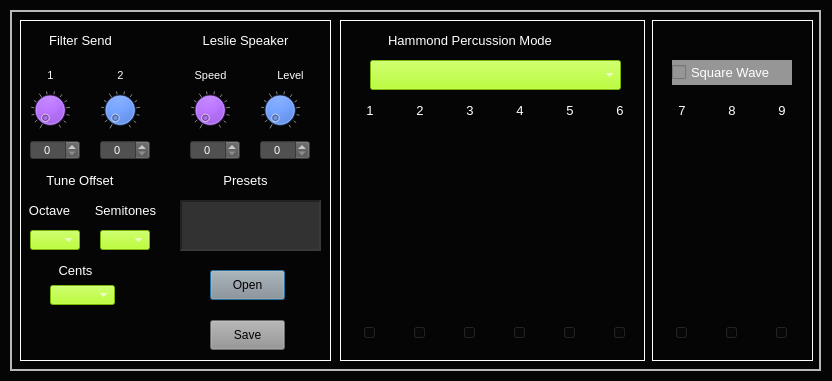
<?xml version="1.0" encoding="UTF-8"?>
<ui version="4.0">
 <class>Dialog_HammondOrgan</class>
 <widget class="QDialog" name="Dialog_HammondOrgan">
  <property name="geometry">
   <rect>
    <x>0</x>
    <y>0</y>
    <width>832</width>
    <height>381</height>
   </rect>
  </property>
  <property name="windowTitle">
   <string>Hammond Organ</string>
  </property>
  <property name="styleSheet">
   <string notr="true">background-color: rgb(5,5,5);</string>
  </property>
  <widget class="QFrame" name="frame_AnalogSynthSources_VCO1">
   <property name="geometry">
    <rect>
     <x>10</x>
     <y>10</y>
     <width>811</width>
     <height>361</height>
    </rect>
   </property>
   <property name="styleSheet">
    <string notr="true">background-color: rgb(5,5,5);</string>
   </property>
   <property name="frameShape">
    <enum>QFrame::Box</enum>
   </property>
   <property name="frameShadow">
    <enum>QFrame::Raised</enum>
   </property>
   <property name="lineWidth">
    <number>0</number>
   </property>
   <property name="midLineWidth">
    <number>2</number>
   </property>
   <widget class="CustomFrame" name="frame_HammondControl">
    <property name="geometry">
     <rect>
      <x>10</x>
      <y>10</y>
      <width>311</width>
      <height>341</height>
     </rect>
    </property>
    <property name="styleSheet">
     <string notr="true">color: rgb(255, 255, 255);</string>
    </property>
    <property name="frameShape">
     <enum>QFrame::Panel</enum>
    </property>
    <property name="frameShadow">
     <enum>QFrame::Plain</enum>
    </property>
    <property name="lineWidth">
     <number>1</number>
    </property>
    <property name="midLineWidth">
     <number>1</number>
    </property>
    <widget class="CustomSpinBox" name="spinBox_HammondSendFilter2">
     <property name="geometry">
      <rect>
       <x>80</x>
       <y>120</y>
       <width>50</width>
       <height>20</height>
      </rect>
     </property>
     <property name="font">
      <font>
       <pointsize>8</pointsize>
      </font>
     </property>
     <property name="focusPolicy">
      <enum>Qt::NoFocus</enum>
     </property>
     <property name="styleSheet">
      <string notr="true">background-color: rgb(80,80,80);
color: rgb(255, 255, 255);</string>
     </property>
     <property name="alignment">
      <set>Qt::AlignCenter</set>
     </property>
     <property name="readOnly">
      <bool>false</bool>
     </property>
     <property name="accelerated">
      <bool>true</bool>
     </property>
     <property name="maximum">
      <number>100</number>
     </property>
     <property name="value">
      <number>0</number>
     </property>
    </widget>
    <widget class="CustomDial" name="dial_HammondSendFilter2">
     <property name="geometry">
      <rect>
       <x>80</x>
       <y>70</y>
       <width>40</width>
       <height>40</height>
      </rect>
     </property>
     <property name="focusPolicy">
      <enum>Qt::NoFocus</enum>
     </property>
     <property name="styleSheet">
      <string notr="true">background-color: rgb(0, 85, 255);</string>
     </property>
     <property name="maximum">
      <number>100</number>
     </property>
     <property name="value">
      <number>0</number>
     </property>
     <property name="wrapping">
      <bool>false</bool>
     </property>
     <property name="notchTarget">
      <double>8.000000000000000</double>
     </property>
     <property name="notchesVisible">
      <bool>true</bool>
     </property>
    </widget>
    <widget class="CustomSpinBox" name="spinBox_HammondSendFilter1">
     <property name="geometry">
      <rect>
       <x>10</x>
       <y>120</y>
       <width>50</width>
       <height>20</height>
      </rect>
     </property>
     <property name="font">
      <font>
       <pointsize>8</pointsize>
      </font>
     </property>
     <property name="focusPolicy">
      <enum>Qt::NoFocus</enum>
     </property>
     <property name="styleSheet">
      <string notr="true">background-color: rgb(80,80,80);
color: rgb(255, 255, 255);</string>
     </property>
     <property name="alignment">
      <set>Qt::AlignCenter</set>
     </property>
     <property name="readOnly">
      <bool>false</bool>
     </property>
     <property name="accelerated">
      <bool>true</bool>
     </property>
     <property name="maximum">
      <number>100</number>
     </property>
     <property name="value">
      <number>0</number>
     </property>
    </widget>
    <widget class="QLabel" name="label_5">
     <property name="geometry">
      <rect>
       <x>15</x>
       <y>10</y>
       <width>91</width>
       <height>21</height>
      </rect>
     </property>
     <property name="font">
      <font>
       <pointsize>10</pointsize>
      </font>
     </property>
     <property name="styleSheet">
      <string notr="true">color: rgb(255, 255, 255);</string>
     </property>
     <property name="text">
      <string>Filter Send</string>
     </property>
     <property name="alignment">
      <set>Qt::AlignCenter</set>
     </property>
    </widget>
    <widget class="CustomDial" name="dial_HammondSendFilter1">
     <property name="geometry">
      <rect>
       <x>10</x>
       <y>70</y>
       <width>40</width>
       <height>40</height>
      </rect>
     </property>
     <property name="focusPolicy">
      <enum>Qt::NoFocus</enum>
     </property>
     <property name="styleSheet">
      <string notr="true">background-color: rgb(170, 85, 255);</string>
     </property>
     <property name="maximum">
      <number>100</number>
     </property>
     <property name="value">
      <number>0</number>
     </property>
     <property name="wrapping">
      <bool>false</bool>
     </property>
     <property name="notchTarget">
      <double>8.000000000000000</double>
     </property>
     <property name="notchesVisible">
      <bool>true</bool>
     </property>
    </widget>
    <widget class="QLabel" name="label_51">
     <property name="geometry">
      <rect>
       <x>20</x>
       <y>40</y>
       <width>21</width>
       <height>31</height>
      </rect>
     </property>
     <property name="font">
      <font>
       <pointsize>8</pointsize>
      </font>
     </property>
     <property name="styleSheet">
      <string notr="true">color: rgb(255, 255, 255);</string>
     </property>
     <property name="text">
      <string>1</string>
     </property>
     <property name="alignment">
      <set>Qt::AlignCenter</set>
     </property>
    </widget>
    <widget class="QLabel" name="label_52">
     <property name="geometry">
      <rect>
       <x>90</x>
       <y>40</y>
       <width>21</width>
       <height>31</height>
      </rect>
     </property>
     <property name="font">
      <font>
       <pointsize>8</pointsize>
      </font>
     </property>
     <property name="styleSheet">
      <string notr="true">color: rgb(255, 255, 255);</string>
     </property>
     <property name="text">
      <string>2</string>
     </property>
     <property name="alignment">
      <set>Qt::AlignCenter</set>
     </property>
    </widget>
    <widget class="CustomComboBox" name="comboBox_HammondTuneCents">
     <property name="geometry">
      <rect>
       <x>30</x>
       <y>265</y>
       <width>65</width>
       <height>20</height>
      </rect>
     </property>
     <property name="font">
      <font>
       <pointsize>8</pointsize>
      </font>
     </property>
     <property name="focusPolicy">
      <enum>Qt::NoFocus</enum>
     </property>
     <property name="styleSheet">
      <string notr="true">selection-background-color: rgb(255, 0, 0);
border-color: rgb(0, 0, 0);
background-color: rgb(170, 255, 0);
</string>
     </property>
     <property name="currentText">
      <string/>
     </property>
     <property name="currentIndex">
      <number>-1</number>
     </property>
     <property name="maxVisibleItems">
      <number>4</number>
     </property>
    </widget>
    <widget class="QLabel" name="label_12">
     <property name="geometry">
      <rect>
       <x>10</x>
       <y>150</y>
       <width>100</width>
       <height>20</height>
      </rect>
     </property>
     <property name="font">
      <font>
       <pointsize>10</pointsize>
      </font>
     </property>
     <property name="styleSheet">
      <string notr="true">color: rgb(255, 255, 255);</string>
     </property>
     <property name="text">
      <string>Tune Offset</string>
     </property>
     <property name="alignment">
      <set>Qt::AlignCenter</set>
     </property>
    </widget>
    <widget class="CustomComboBox" name="comboBox_HammondTuneSemitones">
     <property name="geometry">
      <rect>
       <x>80</x>
       <y>210</y>
       <width>50</width>
       <height>20</height>
      </rect>
     </property>
     <property name="font">
      <font>
       <pointsize>8</pointsize>
      </font>
     </property>
     <property name="focusPolicy">
      <enum>Qt::NoFocus</enum>
     </property>
     <property name="styleSheet">
      <string notr="true">selection-background-color: rgb(255, 0, 0);
border-color: rgb(0, 0, 0);
background-color: rgb(170, 255, 0);
</string>
     </property>
     <property name="currentText">
      <string/>
     </property>
     <property name="currentIndex">
      <number>-1</number>
     </property>
     <property name="maxVisibleItems">
      <number>4</number>
     </property>
    </widget>
    <widget class="QLabel" name="label_9">
     <property name="geometry">
      <rect>
       <x>4</x>
       <y>180</y>
       <width>51</width>
       <height>21</height>
      </rect>
     </property>
     <property name="font">
      <font>
       <pointsize>10</pointsize>
      </font>
     </property>
     <property name="styleSheet">
      <string notr="true">color: rgb(255, 255, 255);</string>
     </property>
     <property name="text">
      <string>Octave</string>
     </property>
     <property name="alignment">
      <set>Qt::AlignCenter</set>
     </property>
    </widget>
    <widget class="CustomComboBox" name="comboBox_HammondTuneOctave">
     <property name="geometry">
      <rect>
       <x>10</x>
       <y>210</y>
       <width>50</width>
       <height>20</height>
      </rect>
     </property>
     <property name="font">
      <font>
       <pointsize>8</pointsize>
      </font>
     </property>
     <property name="focusPolicy">
      <enum>Qt::NoFocus</enum>
     </property>
     <property name="styleSheet">
      <string notr="true">selection-background-color: rgb(255, 0, 0);
border-color: rgb(0, 0, 0);
background-color: rgb(170, 255, 0);
</string>
     </property>
     <property name="currentText">
      <string/>
     </property>
     <property name="currentIndex">
      <number>-1</number>
     </property>
     <property name="maxVisibleItems">
      <number>4</number>
     </property>
    </widget>
    <widget class="QLabel" name="label_10">
     <property name="geometry">
      <rect>
       <x>70</x>
       <y>180</y>
       <width>71</width>
       <height>21</height>
      </rect>
     </property>
     <property name="font">
      <font>
       <pointsize>10</pointsize>
      </font>
     </property>
     <property name="styleSheet">
      <string notr="true">color: rgb(255, 255, 255);</string>
     </property>
     <property name="text">
      <string>Semitones</string>
     </property>
     <property name="alignment">
      <set>Qt::AlignCenter</set>
     </property>
    </widget>
    <widget class="QLabel" name="label_11">
     <property name="geometry">
      <rect>
       <x>30</x>
       <y>240</y>
       <width>51</width>
       <height>21</height>
      </rect>
     </property>
     <property name="font">
      <font>
       <pointsize>10</pointsize>
      </font>
     </property>
     <property name="styleSheet">
      <string notr="true">color: rgb(255, 255, 255);</string>
     </property>
     <property name="text">
      <string>Cents</string>
     </property>
     <property name="alignment">
      <set>Qt::AlignCenter</set>
     </property>
    </widget>
    <widget class="CustomSpinBox" name="spinBox_HammondLeslieLevel">
     <property name="geometry">
      <rect>
       <x>240</x>
       <y>120</y>
       <width>50</width>
       <height>20</height>
      </rect>
     </property>
     <property name="font">
      <font>
       <pointsize>8</pointsize>
      </font>
     </property>
     <property name="focusPolicy">
      <enum>Qt::NoFocus</enum>
     </property>
     <property name="styleSheet">
      <string notr="true">background-color: rgb(80,80,80);
color: rgb(255, 255, 255);</string>
     </property>
     <property name="alignment">
      <set>Qt::AlignCenter</set>
     </property>
     <property name="readOnly">
      <bool>false</bool>
     </property>
     <property name="accelerated">
      <bool>true</bool>
     </property>
     <property name="maximum">
      <number>100</number>
     </property>
     <property name="value">
      <number>0</number>
     </property>
    </widget>
    <widget class="QLabel" name="label_53">
     <property name="geometry">
      <rect>
       <x>240</x>
       <y>40</y>
       <width>61</width>
       <height>31</height>
      </rect>
     </property>
     <property name="font">
      <font>
       <pointsize>8</pointsize>
      </font>
     </property>
     <property name="styleSheet">
      <string notr="true">color: rgb(255, 255, 255);</string>
     </property>
     <property name="text">
      <string>Level</string>
     </property>
     <property name="alignment">
      <set>Qt::AlignCenter</set>
     </property>
    </widget>
    <widget class="CustomSpinBox" name="spinBox_HammondLeslieSpeed">
     <property name="geometry">
      <rect>
       <x>170</x>
       <y>120</y>
       <width>50</width>
       <height>20</height>
      </rect>
     </property>
     <property name="font">
      <font>
       <pointsize>8</pointsize>
      </font>
     </property>
     <property name="focusPolicy">
      <enum>Qt::NoFocus</enum>
     </property>
     <property name="styleSheet">
      <string notr="true">background-color: rgb(80,80,80);
color: rgb(255, 255, 255);</string>
     </property>
     <property name="alignment">
      <set>Qt::AlignCenter</set>
     </property>
     <property name="readOnly">
      <bool>false</bool>
     </property>
     <property name="accelerated">
      <bool>true</bool>
     </property>
     <property name="maximum">
      <number>100</number>
     </property>
     <property name="value">
      <number>0</number>
     </property>
    </widget>
    <widget class="CustomDial" name="dial_HammondLeslieLevel">
     <property name="geometry">
      <rect>
       <x>240</x>
       <y>70</y>
       <width>40</width>
       <height>40</height>
      </rect>
     </property>
     <property name="focusPolicy">
      <enum>Qt::NoFocus</enum>
     </property>
     <property name="styleSheet">
      <string notr="true">background-color: rgb(0, 85, 255);</string>
     </property>
     <property name="maximum">
      <number>100</number>
     </property>
     <property name="value">
      <number>0</number>
     </property>
     <property name="wrapping">
      <bool>false</bool>
     </property>
     <property name="notchTarget">
      <double>8.000000000000000</double>
     </property>
     <property name="notchesVisible">
      <bool>true</bool>
     </property>
    </widget>
    <widget class="QLabel" name="label_6">
     <property name="geometry">
      <rect>
       <x>170</x>
       <y>10</y>
       <width>111</width>
       <height>21</height>
      </rect>
     </property>
     <property name="font">
      <font>
       <pointsize>10</pointsize>
      </font>
     </property>
     <property name="styleSheet">
      <string notr="true">color: rgb(255, 255, 255);</string>
     </property>
     <property name="text">
      <string>Leslie Speaker</string>
     </property>
     <property name="alignment">
      <set>Qt::AlignCenter</set>
     </property>
    </widget>
    <widget class="QLabel" name="label_54">
     <property name="geometry">
      <rect>
       <x>150</x>
       <y>40</y>
       <width>81</width>
       <height>31</height>
      </rect>
     </property>
     <property name="font">
      <font>
       <pointsize>8</pointsize>
      </font>
     </property>
     <property name="styleSheet">
      <string notr="true">color: rgb(255, 255, 255);</string>
     </property>
     <property name="text">
      <string>Speed</string>
     </property>
     <property name="alignment">
      <set>Qt::AlignCenter</set>
     </property>
    </widget>
    <widget class="CustomDial" name="dial_HammondLeslieSpeed">
     <property name="geometry">
      <rect>
       <x>170</x>
       <y>70</y>
       <width>40</width>
       <height>40</height>
      </rect>
     </property>
     <property name="focusPolicy">
      <enum>Qt::NoFocus</enum>
     </property>
     <property name="styleSheet">
      <string notr="true">background-color: rgb(170, 85, 255);</string>
     </property>
     <property name="maximum">
      <number>100</number>
     </property>
     <property name="value">
      <number>0</number>
     </property>
     <property name="wrapping">
      <bool>false</bool>
     </property>
     <property name="notchTarget">
      <double>8.000000000000000</double>
     </property>
     <property name="notchesVisible">
      <bool>true</bool>
     </property>
    </widget>
    <widget class="CustomButton" name="pushButton_HammondPresetOpen">
     <property name="geometry">
      <rect>
       <x>190</x>
       <y>250</y>
       <width>75</width>
       <height>30</height>
      </rect>
     </property>
     <property name="styleSheet">
      <string notr="true">background-color: rgb(148, 148, 148);
color: rgb(0, 0, 0);</string>
     </property>
     <property name="text">
      <string>Open</string>
     </property>
    </widget>
    <widget class="QTextEdit" name="textEdit_HammondPresetText">
     <property name="geometry">
      <rect>
       <x>160</x>
       <y>180</y>
       <width>141</width>
       <height>51</height>
      </rect>
     </property>
     <property name="focusPolicy">
      <enum>Qt::NoFocus</enum>
     </property>
     <property name="styleSheet">
      <string notr="true">background-color: rgb(50,50,50);</string>
     </property>
     <property name="frameShape">
      <enum>QFrame::Panel</enum>
     </property>
     <property name="lineWidth">
      <number>2</number>
     </property>
     <property name="midLineWidth">
      <number>2</number>
     </property>
     <property name="readOnly">
      <bool>true</bool>
     </property>
    </widget>
    <widget class="QLabel" name="label_7">
     <property name="geometry">
      <rect>
       <x>170</x>
       <y>150</y>
       <width>111</width>
       <height>21</height>
      </rect>
     </property>
     <property name="font">
      <font>
       <pointsize>10</pointsize>
      </font>
     </property>
     <property name="styleSheet">
      <string notr="true">color: rgb(255, 255, 255);</string>
     </property>
     <property name="text">
      <string>Presets</string>
     </property>
     <property name="alignment">
      <set>Qt::AlignCenter</set>
     </property>
    </widget>
    <widget class="CustomButton" name="pushButton_HammondPresetSave">
     <property name="geometry">
      <rect>
       <x>190</x>
       <y>300</y>
       <width>75</width>
       <height>30</height>
      </rect>
     </property>
     <property name="styleSheet">
      <string notr="true">background-color: rgb(148, 148, 148);
color: rgb(0, 0, 0);</string>
     </property>
     <property name="text">
      <string>Save</string>
     </property>
    </widget>
   </widget>
   <widget class="CustomFrame" name="frame_Hammond1Drawbars_1_6">
    <property name="geometry">
     <rect>
      <x>330</x>
      <y>10</y>
      <width>305</width>
      <height>341</height>
     </rect>
    </property>
    <property name="styleSheet">
     <string notr="true">color: rgb(255, 255, 255);</string>
    </property>
    <property name="frameShape">
     <enum>QFrame::Panel</enum>
    </property>
    <property name="frameShadow">
     <enum>QFrame::Plain</enum>
    </property>
    <property name="midLineWidth">
     <number>1</number>
    </property>
    <widget class="QLabel" name="label_Osc1HammondPercussionMode">
     <property name="geometry">
      <rect>
       <x>40</x>
       <y>10</y>
       <width>180</width>
       <height>20</height>
      </rect>
     </property>
     <property name="font">
      <font>
       <pointsize>10</pointsize>
      </font>
     </property>
     <property name="styleSheet">
      <string notr="true">color: rgb(255, 255, 255);</string>
     </property>
     <property name="text">
      <string>Hammond Percussion Mode</string>
     </property>
     <property name="alignment">
      <set>Qt::AlignCenter</set>
     </property>
    </widget>
    <widget class="QLabel" name="label_HammondLevel_1">
     <property name="geometry">
      <rect>
       <x>10</x>
       <y>80</y>
       <width>40</width>
       <height>21</height>
      </rect>
     </property>
     <property name="font">
      <font>
       <pointsize>10</pointsize>
      </font>
     </property>
     <property name="styleSheet">
      <string notr="true">color: rgb(255, 255, 255);</string>
     </property>
     <property name="text">
      <string>1</string>
     </property>
     <property name="alignment">
      <set>Qt::AlignCenter</set>
     </property>
    </widget>
    <widget class="CustomDrawbar" name="verticalSlider_HammondLevel_1">
     <property name="geometry">
      <rect>
       <x>10</x>
       <y>110</y>
       <width>40</width>
       <height>210</height>
      </rect>
     </property>
     <property name="maximum">
      <number>8</number>
     </property>
     <property name="pageStep">
      <number>1</number>
     </property>
     <property name="orientation">
      <enum>Qt::Vertical</enum>
     </property>
     <property name="tickPosition">
      <enum>QSlider::NoTicks</enum>
     </property>
     <property name="tickInterval">
      <number>10</number>
     </property>
    </widget>
    <widget class="CustomDrawbar" name="verticalSlider_HammondLevel_2">
     <property name="geometry">
      <rect>
       <x>60</x>
       <y>110</y>
       <width>40</width>
       <height>210</height>
      </rect>
     </property>
     <property name="maximum">
      <number>8</number>
     </property>
     <property name="pageStep">
      <number>1</number>
     </property>
     <property name="orientation">
      <enum>Qt::Vertical</enum>
     </property>
     <property name="tickPosition">
      <enum>QSlider::NoTicks</enum>
     </property>
     <property name="tickInterval">
      <number>10</number>
     </property>
    </widget>
    <widget class="CustomDrawbar" name="verticalSlider_HammondLevel_3">
     <property name="geometry">
      <rect>
       <x>110</x>
       <y>110</y>
       <width>40</width>
       <height>210</height>
      </rect>
     </property>
     <property name="maximum">
      <number>8</number>
     </property>
     <property name="pageStep">
      <number>1</number>
     </property>
     <property name="orientation">
      <enum>Qt::Vertical</enum>
     </property>
     <property name="tickPosition">
      <enum>QSlider::NoTicks</enum>
     </property>
     <property name="tickInterval">
      <number>10</number>
     </property>
    </widget>
    <widget class="CustomDrawbar" name="verticalSlider_HammondLevel_4">
     <property name="geometry">
      <rect>
       <x>160</x>
       <y>110</y>
       <width>40</width>
       <height>210</height>
      </rect>
     </property>
     <property name="maximum">
      <number>8</number>
     </property>
     <property name="pageStep">
      <number>1</number>
     </property>
     <property name="orientation">
      <enum>Qt::Vertical</enum>
     </property>
     <property name="tickPosition">
      <enum>QSlider::NoTicks</enum>
     </property>
     <property name="tickInterval">
      <number>10</number>
     </property>
    </widget>
    <widget class="CustomDrawbar" name="verticalSlider_HammondLevel_5">
     <property name="geometry">
      <rect>
       <x>210</x>
       <y>110</y>
       <width>40</width>
       <height>210</height>
      </rect>
     </property>
     <property name="maximum">
      <number>8</number>
     </property>
     <property name="pageStep">
      <number>1</number>
     </property>
     <property name="orientation">
      <enum>Qt::Vertical</enum>
     </property>
     <property name="tickPosition">
      <enum>QSlider::NoTicks</enum>
     </property>
     <property name="tickInterval">
      <number>10</number>
     </property>
    </widget>
    <widget class="CustomDrawbar" name="verticalSlider_HammondLevel_6">
     <property name="geometry">
      <rect>
       <x>260</x>
       <y>110</y>
       <width>40</width>
       <height>210</height>
      </rect>
     </property>
     <property name="maximum">
      <number>8</number>
     </property>
     <property name="pageStep">
      <number>1</number>
     </property>
     <property name="orientation">
      <enum>Qt::Vertical</enum>
     </property>
     <property name="tickPosition">
      <enum>QSlider::NoTicks</enum>
     </property>
     <property name="tickInterval">
      <number>10</number>
     </property>
    </widget>
    <widget class="QLabel" name="label_HammondLevel_2">
     <property name="geometry">
      <rect>
       <x>60</x>
       <y>80</y>
       <width>40</width>
       <height>21</height>
      </rect>
     </property>
     <property name="font">
      <font>
       <pointsize>10</pointsize>
      </font>
     </property>
     <property name="styleSheet">
      <string notr="true">color: rgb(255, 255, 255);</string>
     </property>
     <property name="text">
      <string>2</string>
     </property>
     <property name="alignment">
      <set>Qt::AlignCenter</set>
     </property>
    </widget>
    <widget class="QLabel" name="label_HammondLevel_3">
     <property name="geometry">
      <rect>
       <x>110</x>
       <y>80</y>
       <width>40</width>
       <height>21</height>
      </rect>
     </property>
     <property name="font">
      <font>
       <pointsize>10</pointsize>
      </font>
     </property>
     <property name="styleSheet">
      <string notr="true">color: rgb(255, 255, 255);</string>
     </property>
     <property name="text">
      <string>3</string>
     </property>
     <property name="alignment">
      <set>Qt::AlignCenter</set>
     </property>
    </widget>
    <widget class="QLabel" name="label_HammondLevel_4">
     <property name="geometry">
      <rect>
       <x>160</x>
       <y>80</y>
       <width>40</width>
       <height>21</height>
      </rect>
     </property>
     <property name="font">
      <font>
       <pointsize>10</pointsize>
      </font>
     </property>
     <property name="styleSheet">
      <string notr="true">color: rgb(255, 255, 255);</string>
     </property>
     <property name="text">
      <string>4</string>
     </property>
     <property name="alignment">
      <set>Qt::AlignCenter</set>
     </property>
    </widget>
    <widget class="QLabel" name="label_HammondLevel_5">
     <property name="geometry">
      <rect>
       <x>210</x>
       <y>80</y>
       <width>40</width>
       <height>21</height>
      </rect>
     </property>
     <property name="font">
      <font>
       <pointsize>10</pointsize>
      </font>
     </property>
     <property name="styleSheet">
      <string notr="true">color: rgb(255, 255, 255);</string>
     </property>
     <property name="text">
      <string>5</string>
     </property>
     <property name="alignment">
      <set>Qt::AlignCenter</set>
     </property>
    </widget>
    <widget class="QLabel" name="label_HammondLevel_6">
     <property name="geometry">
      <rect>
       <x>260</x>
       <y>80</y>
       <width>40</width>
       <height>21</height>
      </rect>
     </property>
     <property name="font">
      <font>
       <pointsize>10</pointsize>
      </font>
     </property>
     <property name="styleSheet">
      <string notr="true">color: rgb(255, 255, 255);</string>
     </property>
     <property name="text">
      <string>6</string>
     </property>
     <property name="alignment">
      <set>Qt::AlignCenter</set>
     </property>
    </widget>
    <widget class="CustomComboBox" name="comboBox_HammondPercussionMode">
     <property name="geometry">
      <rect>
       <x>30</x>
       <y>40</y>
       <width>251</width>
       <height>30</height>
      </rect>
     </property>
     <property name="font">
      <font>
       <pointsize>11</pointsize>
      </font>
     </property>
     <property name="focusPolicy">
      <enum>Qt::NoFocus</enum>
     </property>
     <property name="styleSheet">
      <string notr="true">selection-background-color: rgb(255, 0, 0);
border-color: rgb(0, 0, 0);
background-color: rgb(170, 255, 0);
</string>
     </property>
     <property name="currentText">
      <string/>
     </property>
     <property name="currentIndex">
      <number>-1</number>
     </property>
     <property name="maxVisibleItems">
      <number>4</number>
     </property>
    </widget>
   </widget>
   <widget class="CustomFrame" name="frame_HammondDrawbars_7_9">
    <property name="geometry">
     <rect>
      <x>642</x>
      <y>10</y>
      <width>161</width>
      <height>341</height>
     </rect>
    </property>
    <property name="styleSheet">
     <string notr="true">color: rgb(255, 255, 255);</string>
    </property>
    <property name="frameShape">
     <enum>QFrame::Panel</enum>
    </property>
    <property name="frameShadow">
     <enum>QFrame::Plain</enum>
    </property>
    <property name="midLineWidth">
     <number>1</number>
    </property>
    <widget class="QLabel" name="label_HammondLevel_7">
     <property name="geometry">
      <rect>
       <x>10</x>
       <y>80</y>
       <width>40</width>
       <height>21</height>
      </rect>
     </property>
     <property name="font">
      <font>
       <pointsize>10</pointsize>
      </font>
     </property>
     <property name="styleSheet">
      <string notr="true">color: rgb(255, 255, 255);</string>
     </property>
     <property name="text">
      <string>7</string>
     </property>
     <property name="alignment">
      <set>Qt::AlignCenter</set>
     </property>
    </widget>
    <widget class="CustomDrawbar" name="verticalSlider_HammondLevel_7">
     <property name="geometry">
      <rect>
       <x>10</x>
       <y>110</y>
       <width>40</width>
       <height>210</height>
      </rect>
     </property>
     <property name="maximum">
      <number>8</number>
     </property>
     <property name="pageStep">
      <number>1</number>
     </property>
     <property name="orientation">
      <enum>Qt::Vertical</enum>
     </property>
     <property name="tickPosition">
      <enum>QSlider::NoTicks</enum>
     </property>
     <property name="tickInterval">
      <number>10</number>
     </property>
    </widget>
    <widget class="CustomDrawbar" name="verticalSlider_HammondLevel_8">
     <property name="geometry">
      <rect>
       <x>60</x>
       <y>110</y>
       <width>40</width>
       <height>210</height>
      </rect>
     </property>
     <property name="maximum">
      <number>8</number>
     </property>
     <property name="pageStep">
      <number>1</number>
     </property>
     <property name="orientation">
      <enum>Qt::Vertical</enum>
     </property>
     <property name="tickPosition">
      <enum>QSlider::NoTicks</enum>
     </property>
     <property name="tickInterval">
      <number>10</number>
     </property>
    </widget>
    <widget class="CustomDrawbar" name="verticalSlider_HammondLevel_9">
     <property name="geometry">
      <rect>
       <x>110</x>
       <y>110</y>
       <width>40</width>
       <height>210</height>
      </rect>
     </property>
     <property name="maximum">
      <number>8</number>
     </property>
     <property name="pageStep">
      <number>1</number>
     </property>
     <property name="orientation">
      <enum>Qt::Vertical</enum>
     </property>
     <property name="tickPosition">
      <enum>QSlider::NoTicks</enum>
     </property>
     <property name="tickInterval">
      <number>10</number>
     </property>
    </widget>
    <widget class="QLabel" name="label_HammondLevel_8">
     <property name="geometry">
      <rect>
       <x>60</x>
       <y>80</y>
       <width>40</width>
       <height>21</height>
      </rect>
     </property>
     <property name="font">
      <font>
       <pointsize>10</pointsize>
      </font>
     </property>
     <property name="styleSheet">
      <string notr="true">color: rgb(255, 255, 255);</string>
     </property>
     <property name="text">
      <string>8</string>
     </property>
     <property name="alignment">
      <set>Qt::AlignCenter</set>
     </property>
    </widget>
    <widget class="QLabel" name="label_HammondLevel_9">
     <property name="geometry">
      <rect>
       <x>110</x>
       <y>80</y>
       <width>40</width>
       <height>21</height>
      </rect>
     </property>
     <property name="font">
      <font>
       <pointsize>10</pointsize>
      </font>
     </property>
     <property name="styleSheet">
      <string notr="true">color: rgb(255, 255, 255);</string>
     </property>
     <property name="text">
      <string>9</string>
     </property>
     <property name="alignment">
      <set>Qt::AlignCenter</set>
     </property>
    </widget>
    <widget class="CustomCheckBox" name="checkBox_HammondSquareWave">
     <property name="geometry">
      <rect>
       <x>20</x>
       <y>40</y>
       <width>120</width>
       <height>25</height>
      </rect>
     </property>
     <property name="font">
      <font>
       <pointsize>10</pointsize>
      </font>
     </property>
     <property name="styleSheet">
      <string notr="true">background-color: rgb(150, 150, 150);</string>
     </property>
     <property name="text">
      <string>Square Wave</string>
     </property>
    </widget>
   </widget>
  </widget>
 </widget>
 <customwidgets>
  <customwidget>
   <class>CustomDial</class>
   <extends>QDial</extends>
   <header location="global">customdial.h</header>
  </customwidget>
  <customwidget>
   <class>CustomFrame</class>
   <extends>QFrame</extends>
   <header location="global">customframe.h</header>
   <container>1</container>
  </customwidget>
  <customwidget>
   <class>CustomComboBox</class>
   <extends>QComboBox</extends>
   <header location="global">customcombobox.h</header>
  </customwidget>
  <customwidget>
   <class>CustomCheckBox</class>
   <extends>QCheckBox</extends>
   <header location="global">customcheckbox.h</header>
  </customwidget>
  <customwidget>
   <class>CustomSpinBox</class>
   <extends>QSpinBox</extends>
   <header location="global">customspinbox.h</header>
  </customwidget>
  <customwidget>
   <class>CustomButton</class>
   <extends>QPushButton</extends>
   <header location="global">custombutton.h</header>
  </customwidget>
  <customwidget>
   <class>CustomDrawbar</class>
   <extends>QSlider</extends>
   <header>customdrawbar.h</header>
  </customwidget>
 </customwidgets>
 <resources/>
 <connections/>
</ui>
